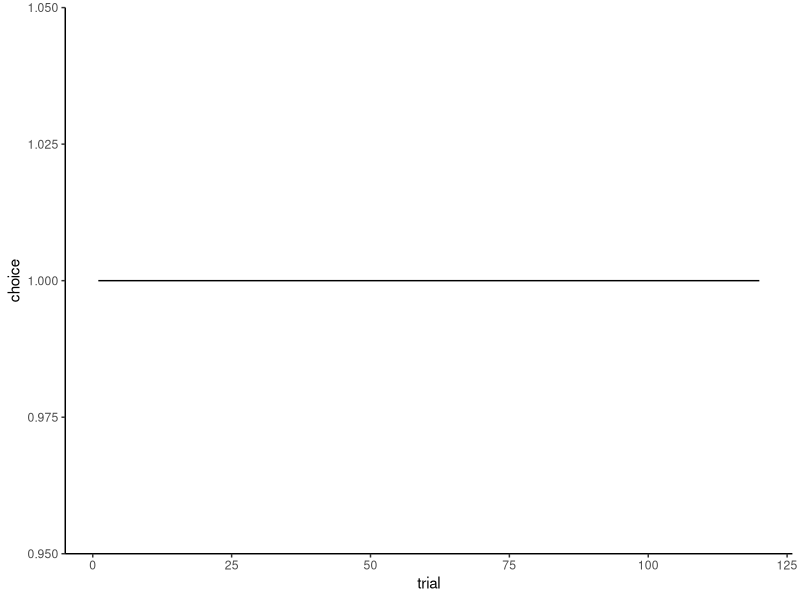
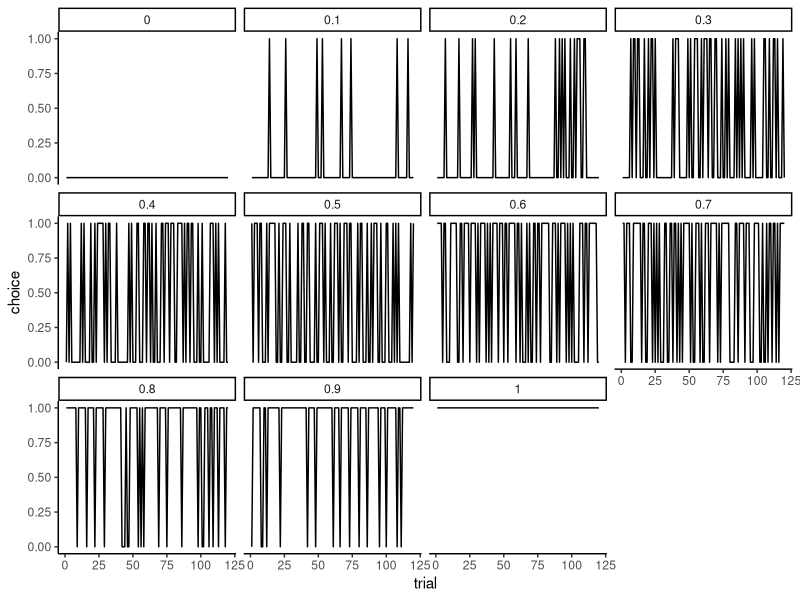
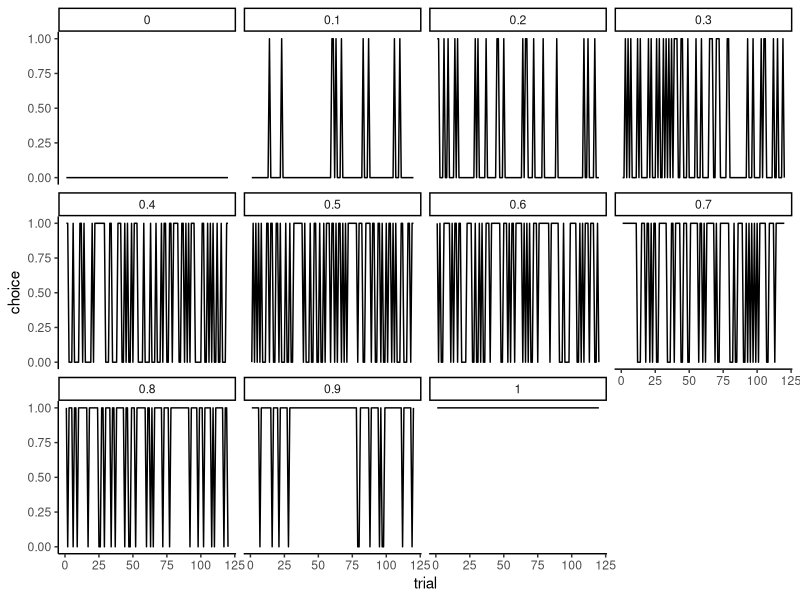
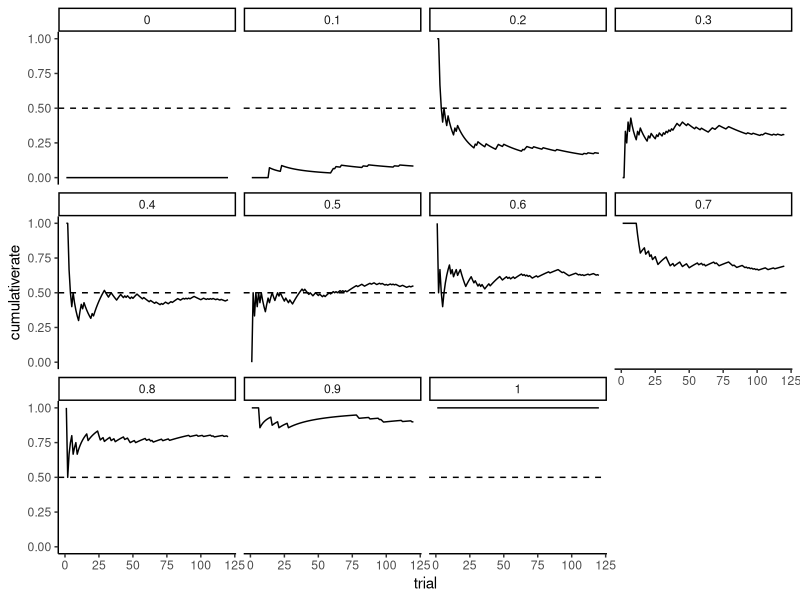
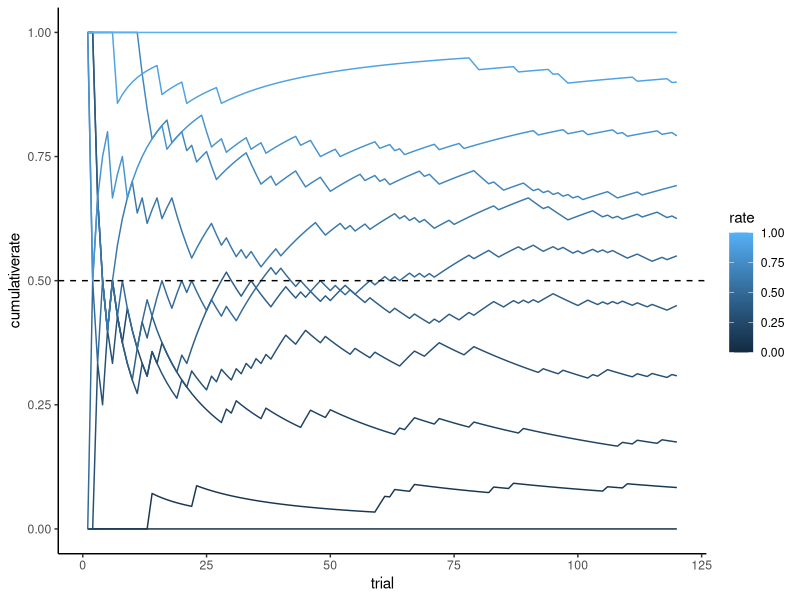
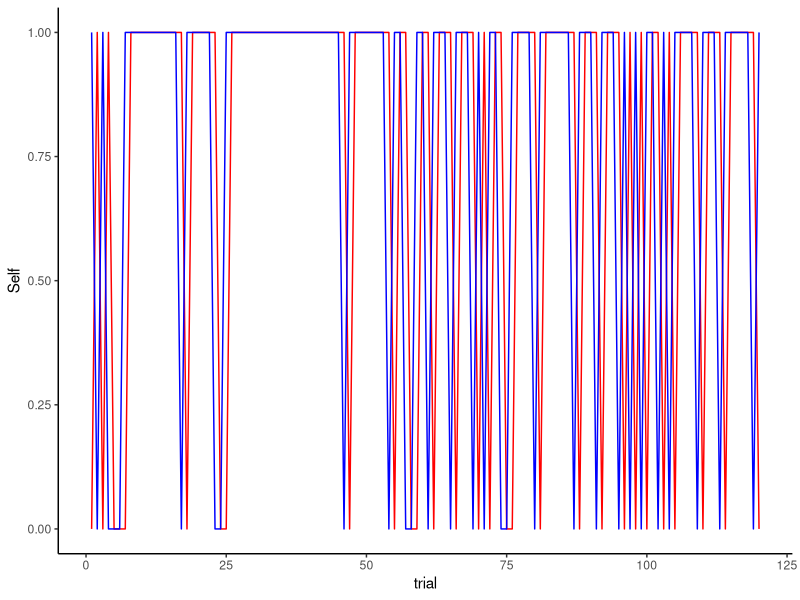
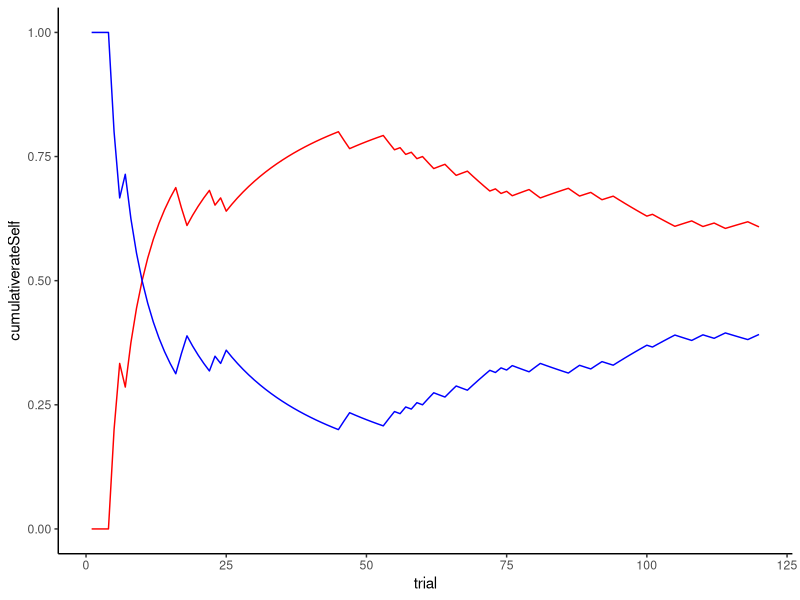
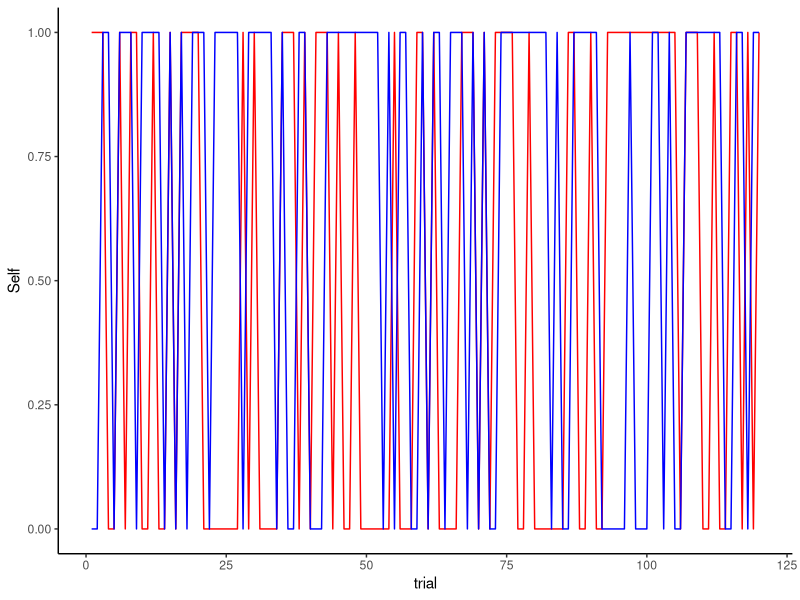

Reproduce these figures in R, in order.
## ---- chunk 1
knitr::opts_chunk$set(echo = TRUE)
## ---- chunk 2
RandomAgent_f <- function(bias){ 
  choice <- rbinom(1, 1, bias) 
  return(choice)}
# specifying mechanism + decision making # output
# removing input (not used!)
 
## ---- chunk 3

rate <- 0.5 # defining rate

RandomChoice <- RandomAgent_f(rate) # running the function § RandomChoice # displaying the output

## ---- chunk 4
library(tidyverse) # loading necessary library
trials <- 120 # defining how many trials
randomChoice <- rep(NA, trials) # creating an empty vector

for (t in seq(trials)){randomChoice[t] <- RandomAgent_f(rate)} # running the function as many times as the trials and saving the output

d1 <- tibble(trial = seq(trials), choice = RandomChoice) # making a dataframe

p1 <- ggplot(d1, aes(trial, choice)) + geom_line() + theme_classic() # plot

p1 # display the plot
## ---- chunk 5
d1 <- NULL # making sure the dataframe is not there already
for (rate in seq(0,1,0.1)){ #looping through rates of 0, 0.1, 0.2, etc. up to 1 randomChoice <- rep(NA, trials)
for (t in seq(trials)){randomChoice[t] <- RandomAgent_f(rate)}
temp <- tibble(trial = seq(trials), choice = randomChoice, rate)
if (exists("d1")){d1 <- rbind(d1, temp)} else{d1 <- temp}
}
p1 <- ggplot(d1, aes(trial, choice)) + geom_line() + facet_wrap(.~rate) + theme_classic()
p1
## ---- chunk 6

d1 <- NULL # making sure the dataframe is not there already
for (rate in seq(0,1,0.1)){ #looping through rates of 0, 0.1, 0.2, etc. up to 1 randomChoice <- rep(NA, trials)
for (t in seq(trials)){randomChoice[t] <- RandomAgent_f(rate)}
temp <- tibble(trial = seq(trials), choice = randomChoice, rate)
if (exists("d1")){d1 <- rbind(d1, temp)} else{d1 <- temp}
}
p1 <- ggplot(d1, aes(trial, choice)) + geom_line() + facet_wrap(.~rate) + theme_classic()
p1
## ---- chunk 7
d1 <- d1 %>% group_by(rate) %>%
mutate(
cumulativerate = cumsum(choice) / seq_along(choice) )
p3 <- ggplot(d1, aes(trial, cumulativerate)) + geom_line() +
geom_hline(yintercept = 0.5, linetype="dashed") + ylim(0,1) +
facet_wrap(.~rate) +
theme_classic()

p3
 
## ---- chunk 8
ggplot(d1, aes(trial, cumulativerate, color=rate, group=rate)) +
geom_line() + geom_hline(yintercept = 0.5,
linetype="dashed") + ylim(0,1) +
theme_classic()
## ---- chunk 9
WSLSAgent_f <- function(prevChoice, Feedback){ 
  if (Feedback == 1){
    choice = prevChoice
  } else if (Feedback == 0) {
    choice = 1-prevChoice } 
  return(choice) }

WSLSChoice <- WSLSAgent_f(1, 0)


## ---- chunk 10

rate <- 0.7

Self <- rep(NA, trials)
Other <- rep(NA, trials)

Self[1] <- RandomAgent_f(0.5)
for (t in seq(trials)){Other[t] <- RandomAgent_f(rate)}

for (i in 2:trials){
  if (Self[i-1] == Other[i-1]){
    Feedback = 1
  } else {Feedback = 0}
  Self[i] <- WSLSAgent_f(Self[i-1], Feedback)
}

#Visualizing 
df <- tibble(Self, Other, trial = seq(trials), Feedback = as.numeric(Self==Other))

ggplot(df) + theme_classic() + geom_line(color="red", aes(trial, Self)) + geom_line(color="blue", aes(trial, Other))
## ---- chunk 11

df <- df %>% mutate(
cumulativerateSelf = cumsum(Feedback) / seq_along(Feedback), cumulativerateOther = cumsum(1-Feedback) / seq_along(Feedback) )

ggplot(df) + theme_classic() + geom_line(color="red", aes(trial, cumulativerateSelf)) + geom_line(color="blue", aes(trial, cumulativerateOther))

## ---- chunk 12

noise <- 0.66

ProbWSLSAgent_f <- function(prevChoice, Feedback, noise){ 
  
  if(rbinom(1,1, noise) == 1){ 
    
    if (Feedback == 0){
      choice = prevChoice
    } else if (Feedback == 1) {
      choice = 1-prevChoice } }
  
  else {
    if (Feedback == 1){
      choice = prevChoice
    } else if (Feedback == 0) {
      choice = 1-prevChoice } }
  
return(choice) }

ProbWSLSChoice <- ProbWSLSAgent_f(1, 0, noise)


## ---- chunk 13
rate <- 0.7

Self <- rep(NA, trials)
Other <- rep(NA, trials)

Self[1] <- RandomAgent_f(0.5)
for (t in seq(trials)){Other[t] <- RandomAgent_f(rate)}

for (i in 2:trials){
  if (Self[i-1] == Other[i-1]){
    Feedback = 1
  } else {Feedback = 0}
  Self[i] <- ProbWSLSAgent_f(Self[i-1], Feedback, noise)
}

#Visualizing 
df <- tibble(Self, Other, trial = seq(trials), Feedback = as.numeric(Self==Other))

ggplot(df) + theme_classic() + geom_line(color="red", aes(trial, Self)) + geom_line(color="blue", aes(trial, Other))
## ---- chunk 14
df <- df %>% mutate(
cumulativerateSelf = cumsum(Feedback) / seq_along(Feedback), cumulativerateOther = cumsum(1-Feedback) / seq_along(Feedback) )

ggplot(df) + theme_classic() + geom_line(color="red", aes(trial, cumulativerateSelf)) + geom_line(color="blue", aes(trial, cumulativerateOther))


## ---- chunk 15
rate <- 0.7

Self <- rep(NA, trials)
Other <- rep(NA, trials)

Self[1] <- RandomAgent_f(0.5)
Other[1] <- RandomAgent_f(0.5)

#ProbWSLS vs WSLS 
for (i in 2:trials){
  if(Self[i-1] == Other[i-1]){
    Feedback = 1
  } else {Feedback = 0}
  Self[i] <- ProbWSLSAgent_f(Self[i-1], Feedback, noise)
  Other[i] <- WSLSAgent_f(Other[i-1], Feedback)
}

#Visualizing 
df <- tibble(Self, Other, trial = seq(trials), Feedback = as.numeric(Self==Other))

ggplot(df) + theme_classic() + geom_line(color="red", aes(trial, Self)) + geom_line(color="blue", aes(trial, Other))
## ---- chunk 16
df <- df %>% mutate(
cumulativerateSelf = cumsum(Feedback) / seq_along(Feedback), cumulativerateOther = cumsum(1-Feedback) / seq_along(Feedback) )

ggplot(df) + theme_classic() + geom_line(color="red", aes(trial, cumulativerateSelf)) + geom_line(color="blue", aes(trial, cumulativerateOther))

